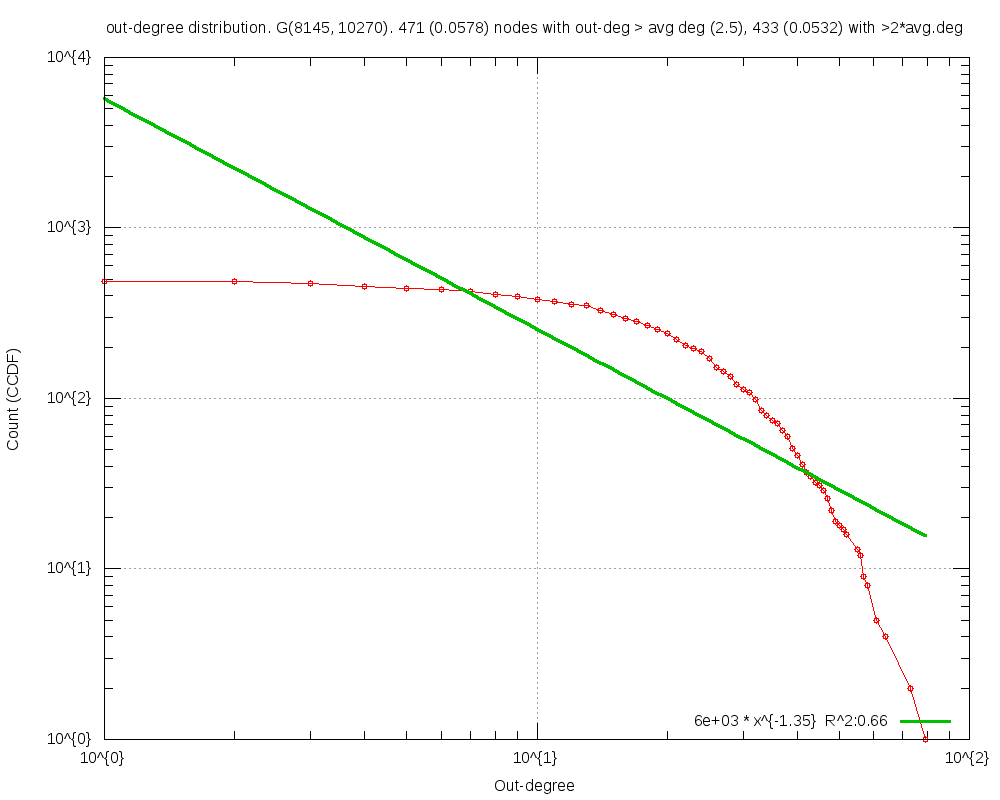

Write gnuplot code to recreate this figure.
#
# Out-degree Distribution. G(8145, 10270). 471 (0.0578) nodes with out-deg > avg deg (2.5), 433 (0.0532) with >2*avg.deg (Wed Oct 14 18:08:21 2015)
#

set title "Out-degree Distribution. G(8145, 10270). 471 (0.0578) nodes with out-deg > avg deg (2.5), 433 (0.0532) with >2*avg.deg"
set key bottom right
set logscale xy 10
set format x "10^{%L}"
set mxtics 10
set format y "10^{%L}"
set mytics 10
set grid
set xlabel "Out-degree"
set ylabel "Count (CCDF)"
set tics scale 2
set yrange[1.000000:]
set terminal png size 1000,800
set output 'outDegC.OutDegreeDistribution.png'
plot 	"outDegC.OutDegreeDistribution.tab" using 1:2 title "" with linespoints pt 6,\
	f1(x)=5723.002784*x**-1.350144, f1(x) title "6e+003 * x^{-1.35}  R^2:0.66" with lines linewidth 3
